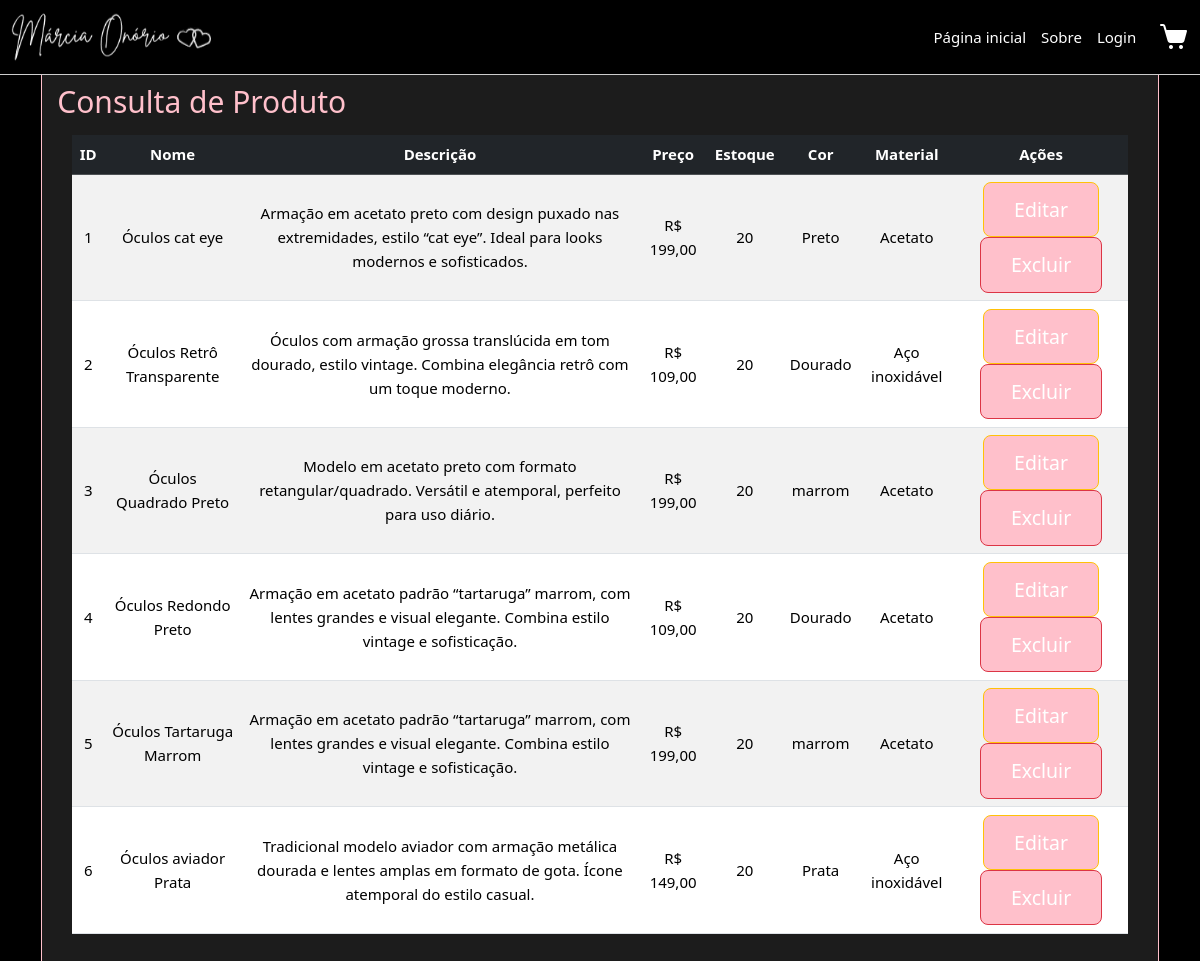
The app's page /views/produto/index.php with its own data.
### tables this page shows
CREATE TABLE `produto` (
  `id_produto` int(11) NOT NULL,
  `nome_produto` varchar(150) NOT NULL,
  `desc_produto` varchar(250) DEFAULT NULL,
  `preco_produto` decimal(10,2) NOT NULL,
  `imagem_produto` varchar(250) DEFAULT NULL,
  `estoque_produto` int(4) NOT NULL,
  `id_cor` int(11) DEFAULT NULL,
  `id_material` int(11) DEFAULT NULL
);

CREATE TABLE `cor` (
  `id_cor` int(11) NOT NULL,
  `nome_cor` varchar(150) DEFAULT NULL
);

CREATE TABLE `material` (
  `id_material` int(11) NOT NULL,
  `nome_material` varchar(150) DEFAULT NULL
);

### Controller/Session/session.php (called while the page is built, shortened)
<?php
class SessionController {
    public static function isLoggedIn() {
        return isset($_SESSION['id_user']);
    }
}
?>

### views/produto/index.php (the view)
<?php
include '../partials/header.php';
include '../partials/navbar.php';
include '../../db/conexao.php';
$sql = "SELECT p.id_produto, p.nome_produto, p.desc_produto, p.preco_produto, p.estoque_produto,
               c.nome_cor, m.nome_material
        FROM produto p
        LEFT JOIN cor c ON p.id_cor = c.id_cor
        LEFT JOIN material m ON p.id_material = m.id_material";
$result = mysqli_query($conexao, $sql);
?>
<div class="container mt-5">
    <div class="card shadow">
           <div class="card-header">
            <h2>Consulta de Produto</h2>
        <div class="card-body">
            <table class="table table-striped table-hover text-center align-middle">
                <thead class="table-dark">
                    <tr>
                        <th>ID</th>
                        <th>Nome</th>
                        <th>Descrição</th>
                        <th>Preço</th>
                        <th>Estoque</th>
                        <th>Cor</th>
                        <th>Material</th>
                        <th>Ações</th>
                    </tr>
                </thead>
                <tbody>
                    <?php if ($result && mysqli_num_rows($result) > 0) {
                        while ($row = mysqli_fetch_assoc($result)) { ?>
                            <tr>
                                <td><?php echo $row['id_produto']; ?></td>
                                <td><?php echo $row['nome_produto']; ?></td>
                                <td><?php echo $row['desc_produto'] ?: '-'; ?></td>
                                <td>R$ <?php echo number_format($row['preco_produto'], 2, ',', '.'); ?></td>
                                <td><?php echo $row['estoque_produto']; ?></td>
                                <td><?php echo $row['nome_cor'] ?: '-'; ?></td>
                                <td><?php echo $row['nome_material'] ?: '-'; ?></td>
                                <td>
                                    <a href="edit.php?id=<?php echo $row['id_produto']; ?>" class="btn btn-sm btn-warning">Editar</a>
                                    <a href="../../Controller/produto/Delete.php?id=<?php echo $row['id_produto']; ?>" class="btn btn-sm btn-danger" onclick="return confirm('Tem certeza que deseja excluir este produto?');">Excluir</a>
                                </td>
                            </tr>
                        <?php }
                    } else { ?>
                        <tr>
                            <td colspan="9" class="text-center text-muted">Nenhum produto encontrado.</td>
                        </tr>
                    <?php } ?>
                </tbody>
            </table>
        </div>
    </div>
</div>
<?php include "../partials/footer.php"; ?>

### views/partials/header.php (shortened to what this page needs)
<?php
require_once('../../Controller/Session/session.php');
?>
<!doctype html>
<html lang="pt-br">
  <head>
    <link href="https://cdn.jsdelivr.net/npm/bootstrap@5.3.7/dist/css/bootstrap.min.css" rel="stylesheet">
    <link rel="stylesheet" href="../../assets/css/style.css">
  </head>
  <body>

### views/partials/navbar.php (shortened to what this page needs)
<?php require_once '../../Controller/session/session.php'; ?>
<!doctype html>
<html lang="pt-br">
  <head>
    <link href="https://cdn.jsdelivr.net/npm/bootstrap@5.3.7/dist/css/bootstrap.min.css" rel="stylesheet">
    <link rel="stylesheet" href="../../assets/css/style.css">
  </head>
  <body>
<nav class="navbar navbar-expand-lg bg-dark navbar-dark fixed-top">
  <div class="container-fluid">
    <a class="navbar-brand" href="aparte/Site.Marcia/index.html">
      <img src="../../assets/img/logo-invertido-removebg-preview copy.png" alt="Logo" width="200" height="50">
    </a>
    <div class="collapse navbar-collapse" id="navbarNav">
      <ul class="navbar-nav ms-auto">
        <li class="nav-item"><a class="nav-link" href="../telainicial/index.php">Página inicial</a></li>
        <li class="nav-item"><a class="nav-link" href="#about">Sobre</a></li>
      <?php if (SessionController::isLoggedIn()): ?>
          <li class="nav-item"><a class="nav-link" href="?logout=true">Sair</a></li>
        <?php else: ?>
          <li class="nav-item"><a class="nav-link" href="../usuario/index.php">Login</a></li>
        <?php endif; ?>
      </ul>
      <a class="ms-3" href="../carrinho/index.php"><img src="../../assets/img/shopping-cart--v1.png" alt="Carrinho" class="img-carrinho"></a>
    </div>
  </div>
</nav>
  </body>
</html>

### views/partials/footer.php (shortened to what this page needs)
  </body>
</html>

### assets/css/style.css (style rules this page uses)
:root { --main-color: pink; --black: #000; --white: #fff; --gray: #ccc; --border: 0.1rem solid var(--gray); --radius: 8px; --transition: 0.3s ease; font-size: 15px; }
* { margin: 0; padding: 0; box-sizing: border-box; }
body { padding-bottom: 10px; background-color: var(--black); color: var(--white); line-height: 1.6; }
.navbar { background-color: var(--black) !important; border-bottom: var(--border); }
.navbar .nav-link { color: var(--white) !important; transition: var(--transition); }
.img-carrinho { width: 30px; transition: var(--transition); }
.btn { background: var(--main-color); color: var(--white); padding: 0.8rem 2rem; font-size: 1.3rem; border-radius: var(--radius); display: inline-block; cursor: pointer; transition: var(--transition); text-decoration: none; }
.card { padding-top: 30px; display: flex; justify-content: center; background-color:#1c1c1c; color: #fff; border: 1px solid var(--main-color); border-radius: var(--radius); }
.card-header h2 { margin: 0; color: var(--main-color); }

### records on screen
produto: id_produto "1", nome_produto "Óculos cat eye", desc_produto "Armação em acetato preto com design puxado nas extremidades, estilo “cat eye”. Ideal para looks modernos e sofisticados.", preco_produto "199,00", estoque_produto "20", id_cor.nome_cor "Preto", id_material.nome_material "Acetato"
produto: id_produto "2", nome_produto "Óculos Retrô Transparente", desc_produto "Óculos com armação grossa translúcida em tom dourado, estilo vintage. Combina elegância retrô com um toque moderno.", preco_produto "109,00", estoque_produto "20", id_cor.nome_cor "Dourado", id_material.nome_material "Aço inoxidável"
produto: id_produto "3", nome_produto "Óculos Quadrado Preto", desc_produto "Modelo em acetato preto com formato retangular/quadrado. Versátil e atemporal, perfeito para uso diário.", preco_produto "199,00", estoque_produto "20", id_cor.nome_cor "marrom", id_material.nome_material "Acetato"
produto: id_produto "4", nome_produto "Óculos Redondo Preto", desc_produto "Armação em acetato padrão “tartaruga” marrom, com lentes grandes e visual elegante. Combina estilo vintage e sofisticação.", preco_produto "109,00", estoque_produto "20", id_cor.nome_cor "Dourado", id_material.nome_material "Acetato"
produto: id_produto "5", nome_produto "Óculos Tartaruga Marrom", desc_produto "Armação em acetato padrão “tartaruga” marrom, com lentes grandes e visual elegante. Combina estilo vintage e sofisticação.", preco_produto "199,00", estoque_produto "20", id_cor.nome_cor "marrom", id_material.nome_material "Acetato"
produto: id_produto "6", nome_produto "Óculos aviador Prata", desc_produto "Tradicional modelo aviador com armação metálica dourada e lentes amplas em formato de gota. Ícone atemporal do estilo casual.", preco_produto "149,00", estoque_produto "20", id_cor.nome_cor "Prata", id_material.nome_material "Aço inoxidável"
